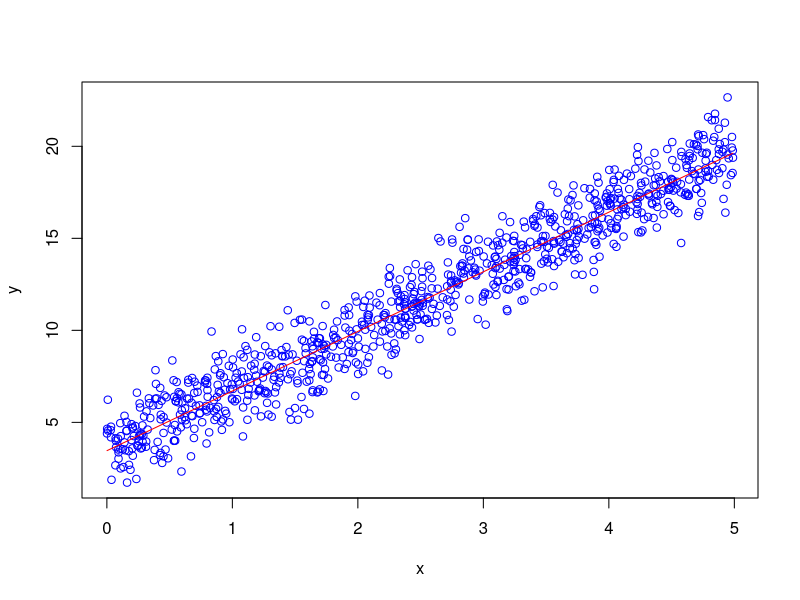
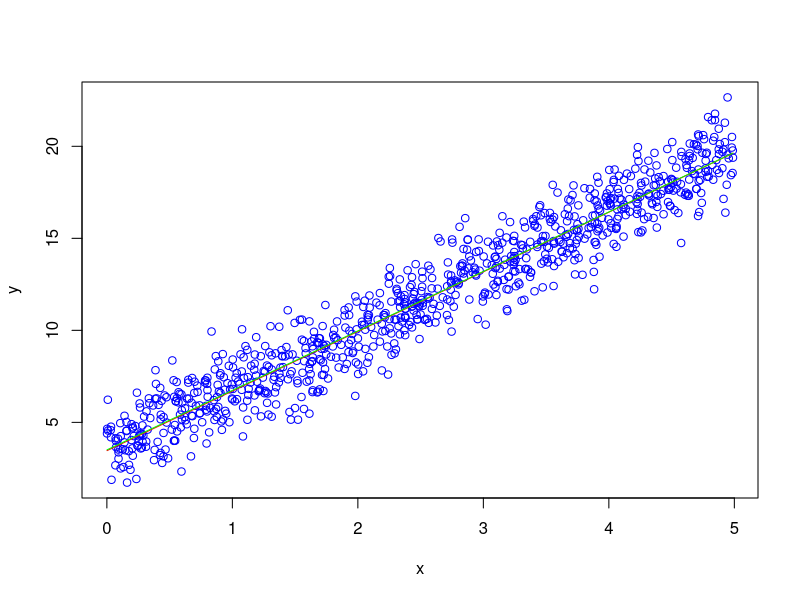
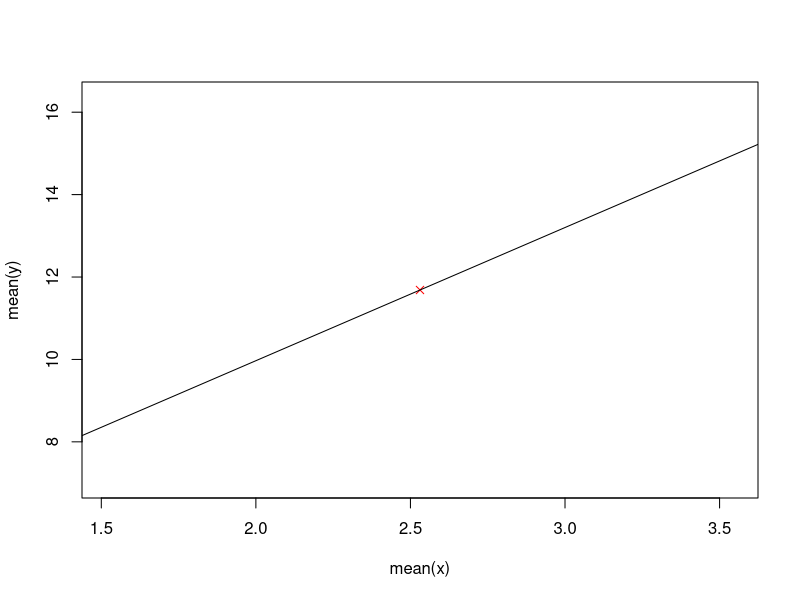
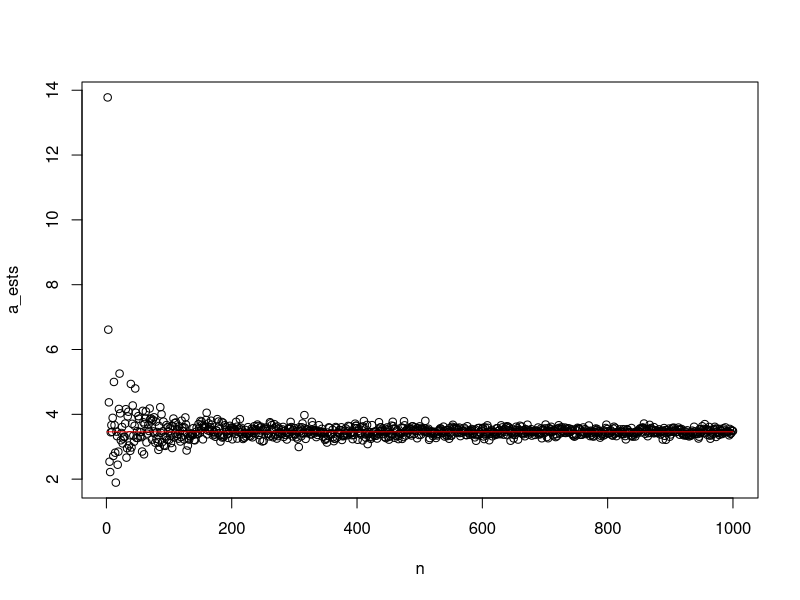
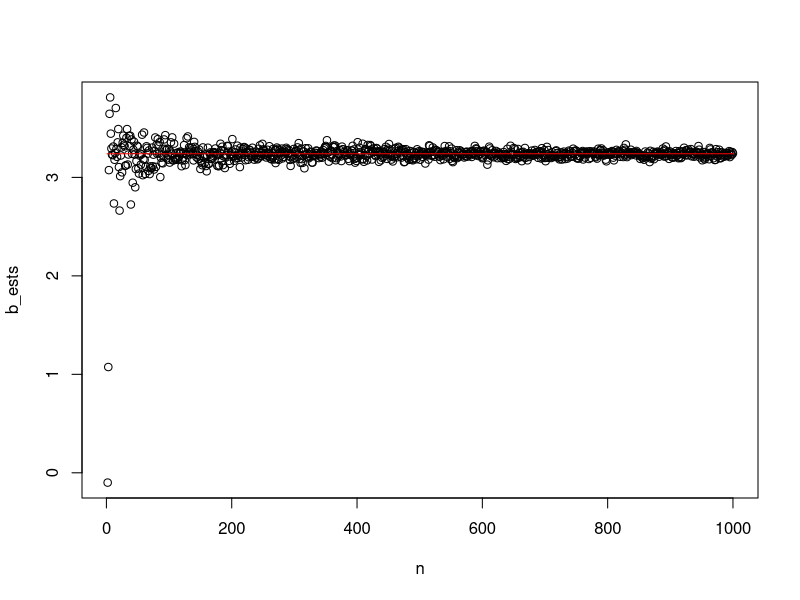
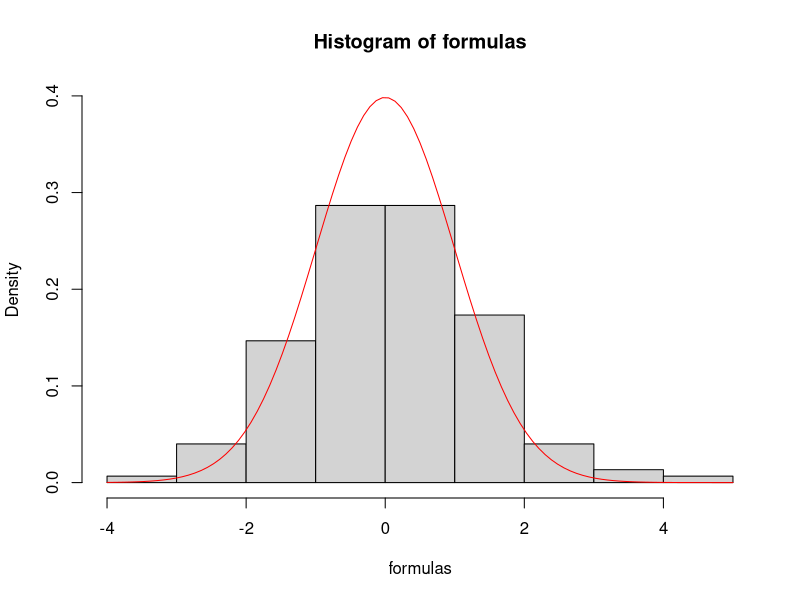

Reproduce these figures in R, in order. (Note: this script raises an error after producing the figures.)
## ---- chunk 1
knitr::opts_chunk$set(echo = FALSE)
options(warn=-1)
## ---- chunk 2
a0<-round(runif(1,3,15),2)  
b0<-round(runif(1,1,5),2)  
s0<-round(runif(1,1,3),2)
## ---- chunk 3
# n est une valeure aléatoire comprise entre 200 et 1000
# (si on veut des résultats toujours a peu près similaire on peut aussi fixer la variable)
n <- sample(200:1000,1, replace=F) 
x <- runif(n, 0, 5)
## ---- chunk 4
generate_y <- function(x, a, b, s) {
  v <- c()
  for(xi in x) {
    v <- c(v, rnorm(1, a + xi*b, s))
  }
  return(v)
}
y <- generate_y(x, a0, b0, s0)
## ---- chunk 5
# y en fonction de x (plot)
plot(x, y, col = "blue")
# b0*x + a0 (courbe) 
lines(x, a0 + x*b0, add=TRUE, col = "red")
## ---- chunk 6
b_estim <- function(x, y) {
  if (length(x) != length(y)) {
    stop("x et y n'ont pas la même taille")
  }
  n <- length(x)
  sxY <- mean(x*y)-mean(x)*mean(y)
  s2x <- mean((x - mean(x))**2)
  return(sxY/s2x)
}
a_estim <- function(x, y) {
  if (length(x) != length(y)) {
    stop("x et y n'ont pas la même taille")
  }
  b_est <- b_estim(x, y)
  return(mean(y) - b_est*mean(x))
}
sigma_estim <- function(x, y) {
  if (length(x) != length(y)) {
    stop("x et y n'ont pas la même taille")
  }
  a_est <- a_estim(x, y)
  b_est <- b_estim(x, y)
  # Erreur dans le sujet ? pas de sqrt ici normalement mais sans les résultats ne sont plus cohérents
  return(sqrt(mean((y - a_est - b_est*x)**2)))
}
## ---- chunk 7
a_est <- a_estim(x, y)
a_est
## ---- chunk 8
b_est <- b_estim(x, y)
b_est
## ---- chunk 9
sigma_est <- sigma_estim(x, y)
sigma_est
## ---- chunk 10
plot(x, y, col="blue")
lines(x, a0 + x*b0, add=TRUE, col="red")
y_ests <- a_est + b_est*x
lines(x, y_ests, add=TRUE, col="green")
## ---- chunk 11
# e_ests est le vecteur des résidus
e_ests <- y - y_ests
sum(e_ests)
## ---- chunk 12
plot(mean(x), mean(y), col="red", pch=4)
lines(x, y_ests, col="black", add=TRUE)
## ---- chunk 13
donnees <- data.frame(varx = c(0, 0.2, 0.3, 0.6), vary = c(1.01, 1.44, 1.55, 2.1))
reg<-lm(vary~varx, data = donnees)
## ---- chunk 14
donnees <- data.frame(varx = x, vary = y)
reg <- lm(vary~varx, data = donnees)
summary(reg)
## ---- chunk 15
n = seq(1, 1000, by=1)
a_ests = c()
b_ests = c()
for (ni in n) {
  x2 <- runif(ni, 0, 5)
  y2 <- generate_y(x2, a0, b0, s0)
  a_ests = c(a_ests, a_estim(x2, y2))
  b_ests = c(b_ests, b_estim(x2, y2))
}
## ---- chunk 16
plot(n, a_ests, col="black")
lines(n, n*0 + a0, col="red", add=TRUE)
## ---- chunk 17
plot(n, b_ests, col="black")
lines(n, n*0 + b0, col="red", add=TRUE)
## ---- chunk 18
n <- 200
# Creation de 150 vecteurs de n variables aleatoires suivant une loi Uniforme[0,5]
xt <- replicate(150, runif(n, 0, 5))
formulas <- c()
for (t in 1:150) {
  xti <- xt[t,]
  # Pour chaque vecteur xti, on génére un vecteur yti
  yti <- generate_y(xti, a0, b0, s0)
  a_est_t <- a_estim(xti, yti)
  sigma_est_t <- sigma_estim(xti, yti)
  # Ici on utilise b_estim mais nous ne savons pas comment l'utiliser autre
  s2xt <- mean((yti - mean(yti))*(xti - mean(xti)))/b_estim(xti, yti)
  #s2xt <-  mean((xti - mean(xti))**2)
  # On calcule avec formule donnée et on stocke dans le vecteur formulas 
  res <- (a_est_t - a0)/sqrt((sigma_est_t/n)*(1+((mean(xti)**2)/s2xt)))
  formulas <- c(formulas, res)
}
# Comparaison de la répartition de nos formules avec la fonction de 
# densité de la loi de Student à n-2 degrés de liberté
hist(formulas, prob = TRUE, ylim = c(0, max(dt(x, df=n-2))))
curve(dt(x, df=n-2), col="red", add=TRUE)
## ---- chunk 19
anscombe <- read.csv('Jeux_Donnees/anscombe.csv')
anscombe
## ---- chunk 20
anscombe[,which(colnames(anscombe) %in% c("X1","Y1"))]
plot(anscombe$X1, anscombe$Y1)
## ---- chunk 21
anscombe[,which(colnames(anscombe) %in% c("X2","Y2"))]
plot(anscombe$X2, anscombe$Y2)
## ---- chunk 22
anscombe[,which(colnames(anscombe) %in% c("X3","Y3"))]
plot(anscombe$X3, anscombe$Y3)
## ---- chunk 23
anscombe[,which(colnames(anscombe) %in% c("X4","Y4"))]
plot(anscombe$X4, anscombe$Y4)
## ---- chunk 24
reg<-lm(anscombe$Y1~anscombe$X1)
summary(reg)
plot(anscombe$X1, anscombe$Y1)
abline(reg)
reg$coefficient # a=3 et b=0.5 (environ)

reg2<-lm(anscombe$Y2~anscombe$X2)
summary(reg2)
plot(anscombe$X2, anscombe$Y2)
abline(reg2)
reg2$coefficient

reg3<-lm(anscombe$Y3~anscombe$X3)
summary(reg3)
plot(anscombe$X3, anscombe$Y3)
abline(reg3)
reg3$coefficient

reg4<-lm(anscombe$Y4~anscombe$X4)
summary(reg4)
plot(anscombe$X4, anscombe$Y4)
abline(reg4)
reg4$coefficient
